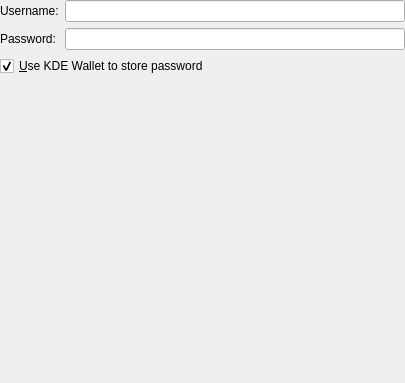
<ui version="4.0" >
 <class>LoginSettingsBase</class>
 <widget class="QWidget" name="LoginSettingsBase" >
  <property name="geometry" >
   <rect>
    <x>0</x>
    <y>0</y>
    <width>405</width>
    <height>383</height>
   </rect>
  </property>
  <property name="windowTitle" >
   <string>LoginSettingsWidget</string>
  </property>
  <layout class="QGridLayout" >
   <property name="margin" >
    <number>0</number>
   </property>
   <item row="0" column="1" >
    <widget class="KLineEdit" name="kcfg_GmailUsername" />
   </item>
   <item row="0" column="0" >
    <widget class="QLabel" name="usernameLabel" >
     <property name="text" >
      <string>Username:</string>
     </property>
     <property name="wordWrap" >
      <bool>false</bool>
     </property>
     <property name="buddy" >
      <cstring>usernameTxt</cstring>
     </property>
    </widget>
   </item>
   <item row="1" column="0" >
    <widget class="QLabel" name="passwordLabel" >
     <property name="text" >
      <string>Password:</string>
     </property>
     <property name="wordWrap" >
      <bool>false</bool>
     </property>
     <property name="buddy" >
      <cstring>passwordTxt</cstring>
     </property>
    </widget>
   </item>
   <item row="2" column="0" colspan="2" >
    <widget class="QCheckBox" name="kcfg_PasswordFromWallet" >
     <property name="text" >
      <string>&amp;Use KDE Wallet to store password</string>
     </property>
     <property name="shortcut" >
      <string>Alt+U</string>
     </property>
     <property name="checked" >
      <bool>true</bool>
     </property>
    </widget>
   </item>
   <item row="3" column="1" >
    <spacer name="spacer1" >
     <property name="orientation" >
      <enum>Qt::Vertical</enum>
     </property>
     <property name="sizeType" >
      <enum>QSizePolicy::Expanding</enum>
     </property>
     <property name="sizeHint" stdset="0" >
      <size>
       <width>20</width>
       <height>120</height>
      </size>
     </property>
    </spacer>
   </item>
   <item row="1" column="1" >
    <widget class="KLineEdit" name="gmailPassword" >
     <property name="passwordMode" >
      <bool>true</bool>
     </property>
    </widget>
   </item>
  </layout>
 </widget>
 <layoutdefault spacing="6" margin="11" />
 <pixmapfunction>qPixmapFromMimeSource</pixmapfunction>
 <customwidgets>
  <customwidget>
   <class>KLineEdit</class>
   <extends>QLineEdit</extends>
   <header>klineedit.h</header>
  </customwidget>
 </customwidgets>
 <tabstops>
  <tabstop>kcfg_GmailUsername</tabstop>
  <tabstop>gmailPassword</tabstop>
  <tabstop>kcfg_PasswordFromWallet</tabstop>
 </tabstops>
 <includes>
  <include location="local" >klineedit.h</include>
 </includes>
 <resources/>
 <connections/>
</ui>
